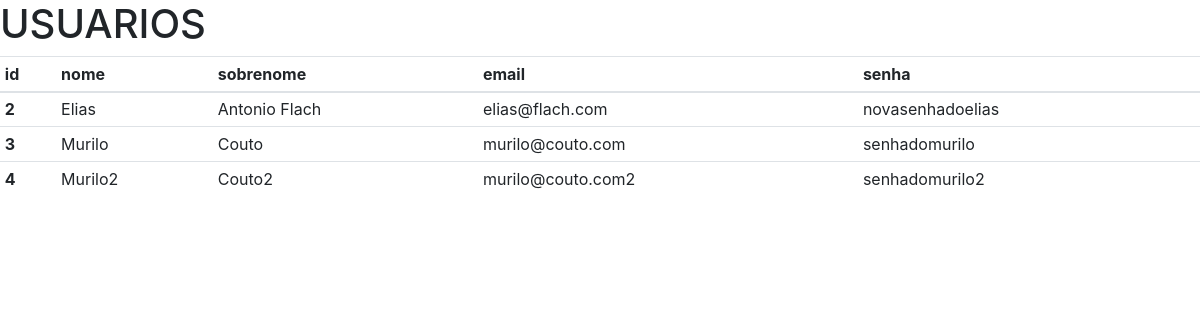
Page /REST/index.php on the committed database.
### tables this page shows
CREATE TABLE IF NOT EXISTS `usuarios` (
  `id` int(11) NOT NULL AUTO_INCREMENT,
  `nome` varchar(45) NOT NULL,
  `sobrenome` varchar(45) NOT NULL,
  `email` varchar(45) NOT NULL,
  `senha` varchar(45) NOT NULL,
  PRIMARY KEY (`id`)
);

### REST/Database.php (called while the page is built, shortened)
<?php
class Database extends \PDO
{
	public function select($qry, $bindValueReplace = array(), $all = TRUE, $fetchMode = \PDO::FETCH_OBJ)
	{
		$sth = $this->prepare($qry);
		$sth->execute();
		if ($all) :
			return $sth->fetchAll($fetchMode);
		else :
			return $sth->fetch($fetchMode);
		endif;
	}
}

### REST/index.php (the view, shortened to what this page needs)
<?php
require 'Database.php';
    $database = new Database(DB_TYPE, DB_HOST, DB_NAME, DB_USER, DB_PASS);
    $return = $database->select("SELECT * FROM usuarios");
?>
<!DOCTYPE html>
<html lang="pt-br">
    <head>
        <link rel="stylesheet" href="https://stackpath.bootstrapcdn.com/bootstrap/4.1.3/css/bootstrap.min.css">
    </head>
    <body>
        <h1>USUARIOS</h1>
        <table class="table table-sm">
            <thead>
                <tr>
                    <th scope="col">id</th>
                    <th scope="col">nome</th>
                    <th scope="col">sobrenome</th>
                    <th scope="col">email</th>
                    <th scope="col">senha</th>
                </tr>
            </thead>
            <tbody>
            <?php foreach ($return as $row){?>
                <tr>
                    <th scope="row"><?php echo $row->id ?></th>
                    <td><?php echo $row->nome ?></td>
                    <td><?php echo $row->sobrenome ?></td>
                    <td><?php echo $row->email ?></td>
                    <td><?php echo $row->senha ?></td>
                </tr>
            <?php } ?>
            </tbody>
        </table>
    </body>
</html>

### rows in the picture
usuarios: id "2", nome "Elias", sobrenome "Antonio Flach", email "elias@flach.com", senha "novasenhadoelias"
usuarios: id "3", nome "Murilo", sobrenome "Couto", email "murilo@couto.com", senha "senhadomurilo"
usuarios: id "4", nome "Murilo2", sobrenome "Couto2", email "murilo@couto.com2", senha "senhadomurilo2"
